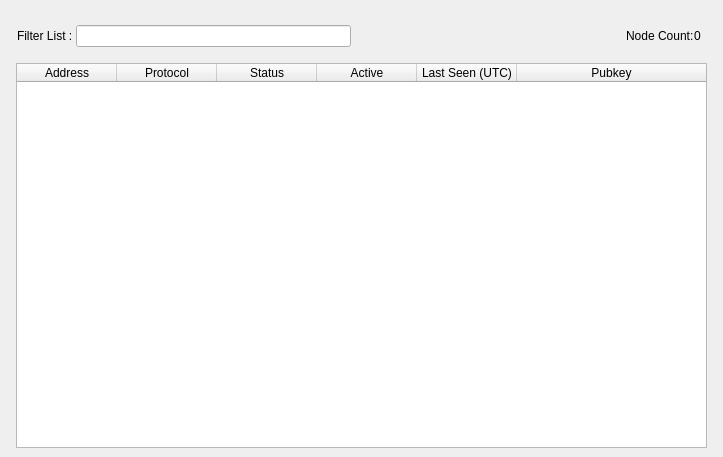
<?xml version="1.0" encoding="UTF-8"?>
<ui version="4.0">
 <class>MasternodeListAll</class>
 <widget class="QWidget" name="MasternodeListAll">
  <property name="geometry">
   <rect>
    <x>0</x>
    <y>0</y>
    <width>723</width>
    <height>457</height>
   </rect>
  </property>
  <property name="windowTitle">
   <string>Form</string>
  </property>
  <layout class="QVBoxLayout" name="topLayout">
   <property name="spacing">
    <number>0</number>
   </property>
   <property name="leftMargin">
    <number>9</number>
   </property>
   <property name="topMargin">
    <number>9</number>
   </property>
   <property name="rightMargin">
    <number>9</number>
   </property>
   <property name="bottomMargin">
    <number>9</number>
   </property>
   <item>
    <layout class="QVBoxLayout" name="verticalLayout">
     <property name="bottomMargin">
      <number>0</number>
     </property>
     <item>
      <spacer name="horizontalSpacer0">
       <property name="orientation">
        <enum>Qt::Horizontal</enum>
       </property>
       <property name="sizeHint" stdset="0">
        <size>
         <width>40</width>
         <height>0</height>
        </size>
       </property>
      </spacer>
     </item>
     <item>
      <layout class="QHBoxLayout" name="horizontalLayout_3">
       <property name="leftMargin">
        <number>8</number>
       </property>
       <property name="topMargin">
        <number>16</number>
       </property>
       <property name="rightMargin">
        <number>13</number>
       </property>
       <property name="bottomMargin">
        <number>16</number>
       </property>
       <item>
        <widget class="QLabel" name="label_filter">
         <property name="text">
          <string>Filter List : </string>
         </property>
        </widget>
       </item>
       <item>
        <widget class="QLineEdit" name="filterLineEdit">
         <property name="toolTip">
          <string>Filter masternode list</string>
         </property>
        </widget>
       </item>
       <item>
        <spacer name="horizontalSpacer_3">
         <property name="orientation">
          <enum>Qt::Horizontal</enum>
         </property>
         <property name="sizeHint" stdset="0">
          <size>
           <width>10</width>
           <height>20</height>
          </size>
         </property>
        </spacer>
       </item>
       <item>
        <widget class="QLabel" name="label_count">
         <property name="text">
          <string>Node Count:</string>
         </property>
        </widget>
       </item>
       <item>
        <widget class="QLabel" name="countLabel">
         <property name="text">
          <string>0</string>
         </property>
        </widget>
       </item>
      </layout>
     </item>
     <item>
      <layout class="QHBoxLayout" name="horizontalLayout">
       <item>
        <spacer name="horizontalSpacer">
         <property name="orientation">
          <enum>Qt::Horizontal</enum>
         </property>
         <property name="sizeType">
          <enum>QSizePolicy::Fixed</enum>
         </property>
         <property name="sizeHint" stdset="0">
          <size>
           <width>7</width>
           <height>20</height>
          </size>
         </property>
        </spacer>
       </item>
       <item>
        <widget class="QTableWidget" name="tableWidgetMasternodes">
         <property name="palette">
          <palette>
           <active>
            <colorrole role="Text">
             <brush brushstyle="SolidPattern">
              <color alpha="255">
               <red>51</red>
               <green>51</green>
               <blue>51</blue>
              </color>
             </brush>
            </colorrole>
           </active>
           <inactive>
            <colorrole role="Text">
             <brush brushstyle="SolidPattern">
              <color alpha="255">
               <red>51</red>
               <green>51</green>
               <blue>51</blue>
              </color>
             </brush>
            </colorrole>
           </inactive>
           <disabled>
            <colorrole role="Text">
             <brush brushstyle="SolidPattern">
              <color alpha="255">
               <red>85</red>
               <green>85</green>
               <blue>85</blue>
              </color>
             </brush>
            </colorrole>
           </disabled>
          </palette>
         </property>
         <property name="editTriggers">
          <set>QAbstractItemView::NoEditTriggers</set>
         </property>
         <property name="alternatingRowColors">
          <bool>true</bool>
         </property>
         <property name="selectionBehavior">
          <enum>QAbstractItemView::SelectRows</enum>
         </property>
         <property name="sortingEnabled">
          <bool>true</bool>
         </property>
         <attribute name="horizontalHeaderStretchLastSection">
          <bool>true</bool>
         </attribute>
         <attribute name="verticalHeaderVisible">
          <bool>false</bool>
         </attribute>
         <column>
          <property name="text">
           <string>Address</string>
          </property>
         </column>
         <column>
          <property name="text">
           <string>Protocol</string>
          </property>
         </column>
         <column>
          <property name="text">
           <string>Status</string>
          </property>
         </column>
         <column>
          <property name="text">
           <string>Active</string>
          </property>
         </column>
         <column>
          <property name="text">
           <string>Last Seen (UTC)</string>
          </property>
         </column>
         <column>
          <property name="text">
           <string>Pubkey</string>
          </property>
         </column>
        </widget>
       </item>
       <item>
        <spacer name="horizontalSpacer_2">
         <property name="orientation">
          <enum>Qt::Horizontal</enum>
         </property>
         <property name="sizeType">
          <enum>QSizePolicy::Fixed</enum>
         </property>
         <property name="sizeHint" stdset="0">
          <size>
           <width>7</width>
           <height>6</height>
          </size>
         </property>
        </spacer>
       </item>
      </layout>
     </item>
    </layout>
   </item>
  </layout>
 </widget>
 <resources/>
 <connections/>
</ui>
